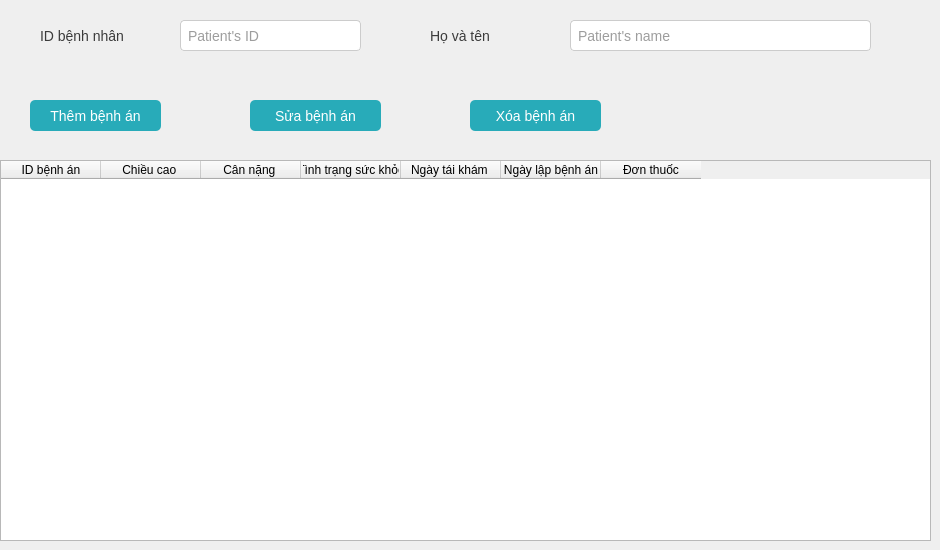
      <widget class="QWidget" name="view_htr_page">
       <widget class="QLineEdit" name="view_htr_input_1">
        <property name="geometry">
         <rect>
          <x>180</x>
          <y>20</y>
          <width>181</width>
          <height>31</height>
         </rect>
        </property>
        <property name="styleSheet">
         <string notr="true">border: 1px solid #ccc;
color: #3b3b3b;
font-size: 14px;
padding: 5px;
border-radius: 4px;</string>
        </property>
        <property name="maxLength">
         <number>10</number>
        </property>
        <property name="placeholderText">
         <string>Patient's ID</string>
        </property>
       </widget>
       <widget class="QLabel" name="label_9">
        <property name="geometry">
         <rect>
          <x>40</x>
          <y>20</y>
          <width>91</width>
          <height>31</height>
         </rect>
        </property>
        <property name="styleSheet">
         <string notr="true">color: #3b3b3b;
font-size: 14px;</string>
        </property>
        <property name="text">
         <string>ID bệnh nhân</string>
        </property>
       </widget>
       <widget class="QLineEdit" name="view_htr_input_2">
        <property name="geometry">
         <rect>
          <x>570</x>
          <y>20</y>
          <width>301</width>
          <height>31</height>
         </rect>
        </property>
        <property name="styleSheet">
         <string notr="true">border: 1px solid #ccc;
color: #3b3b3b;
font-size: 14px;
padding: 5px;
border-radius: 4px;</string>
        </property>
        <property name="maxLength">
         <number>40</number>
        </property>
        <property name="placeholderText">
         <string>Patient's name</string>
        </property>
       </widget>
       <widget class="QLabel" name="label_10">
        <property name="geometry">
         <rect>
          <x>430</x>
          <y>20</y>
          <width>101</width>
          <height>31</height>
         </rect>
        </property>
        <property name="styleSheet">
         <string notr="true">color: #3b3b3b;
font-size: 14px;</string>
        </property>
        <property name="text">
         <string>Họ và tên</string>
        </property>
       </widget>
       <widget class="QPushButton" name="add_htr_btn">
        <property name="geometry">
         <rect>
          <x>30</x>
          <y>100</y>
          <width>131</width>
          <height>31</height>
         </rect>
        </property>
        <property name="cursor">
         <cursorShape>PointingHandCursor</cursorShape>
        </property>
        <property name="styleSheet">
         <string notr="true">QPushButton{
	border: none;
	background-color: #28abb9;
	border-radius: 5px;
	color: white;
	font-size: 14px;
}
QPushButton:hover{
	background-color: rgb(36, 155, 166);
}
</string>
        </property>
        <property name="text">
         <string>Thêm bệnh án</string>
        </property>
       </widget>
       <widget class="QPushButton" name="edit_htr_btn_3">
        <property name="geometry">
         <rect>
          <x>250</x>
          <y>100</y>
          <width>131</width>
          <height>31</height>
         </rect>
        </property>
        <property name="cursor">
         <cursorShape>PointingHandCursor</cursorShape>
        </property>
        <property name="styleSheet">
         <string notr="true">QPushButton{
	border: none;
	background-color: #28abb9;
	border-radius: 5px;
	color: white;
	font-size: 14px;
}
QPushButton:hover{
	background-color: rgb(36, 155, 166);
}
</string>
        </property>
        <property name="text">
         <string>Sửa bệnh án</string>
        </property>
       </widget>
       <widget class="QPushButton" name="del_htr_btn_4">
        <property name="geometry">
         <rect>
          <x>470</x>
          <y>100</y>
          <width>131</width>
          <height>31</height>
         </rect>
        </property>
        <property name="cursor">
         <cursorShape>PointingHandCursor</cursorShape>
        </property>
        <property name="styleSheet">
         <string notr="true">QPushButton{
	border: none;
	background-color: #28abb9;
	border-radius: 5px;
	color: white;
	font-size: 14px;
}
QPushButton:hover{
	background-color: rgb(36, 155, 166);
}
</string>
        </property>
        <property name="text">
         <string>Xóa bệnh án</string>
        </property>
       </widget>
       <widget class="QTableWidget" name="list_case_record">
        <property name="geometry">
         <rect>
          <x>0</x>
          <y>160</y>
          <width>931</width>
          <height>381</height>
         </rect>
        </property>
        <property name="focusPolicy">
         <enum>Qt::NoFocus</enum>
        </property>
        <property name="styleSheet">
         <string notr="true">selection-background-color: rgb(45, 195, 209);</string>
        </property>
        <property name="editTriggers">
         <set>QAbstractItemView::NoEditTriggers</set>
        </property>
        <property name="alternatingRowColors">
         <bool>true</bool>
        </property>
        <property name="selectionBehavior">
         <enum>QAbstractItemView::SelectRows</enum>
        </property>
        <attribute name="horizontalHeaderDefaultSectionSize">
         <number>100</number>
        </attribute>
        <attribute name="horizontalHeaderHighlightSections">
         <bool>false</bool>
        </attribute>
        <attribute name="verticalHeaderStretchLastSection">
         <bool>false</bool>
        </attribute>
        <column>
         <property name="text">
          <string>ID bệnh án</string>
         </property>
        </column>
        <column>
         <property name="text">
          <string>Chiều cao </string>
         </property>
        </column>
        <column>
         <property name="text">
          <string>Cân nặng </string>
         </property>
        </column>
        <column>
         <property name="text">
          <string>Tình trạng sức khỏe</string>
         </property>
        </column>
        <column>
         <property name="text">
          <string>Ngày tái khám </string>
         </property>
        </column>
        <column>
         <property name="text">
          <string>Ngày lập bệnh án</string>
         </property>
        </column>
        <column>
         <property name="text">
          <string>Đơn thuốc</string>
         </property>
        </column>
       </widget>
      </widget>
